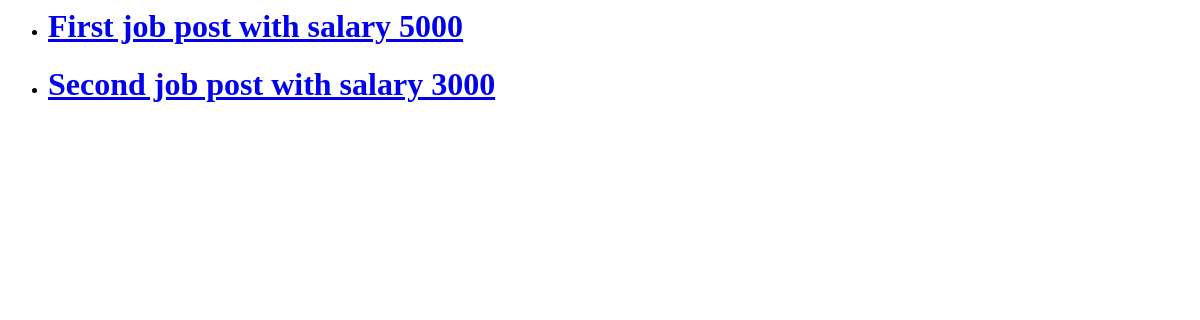
Before: / with the older database file.
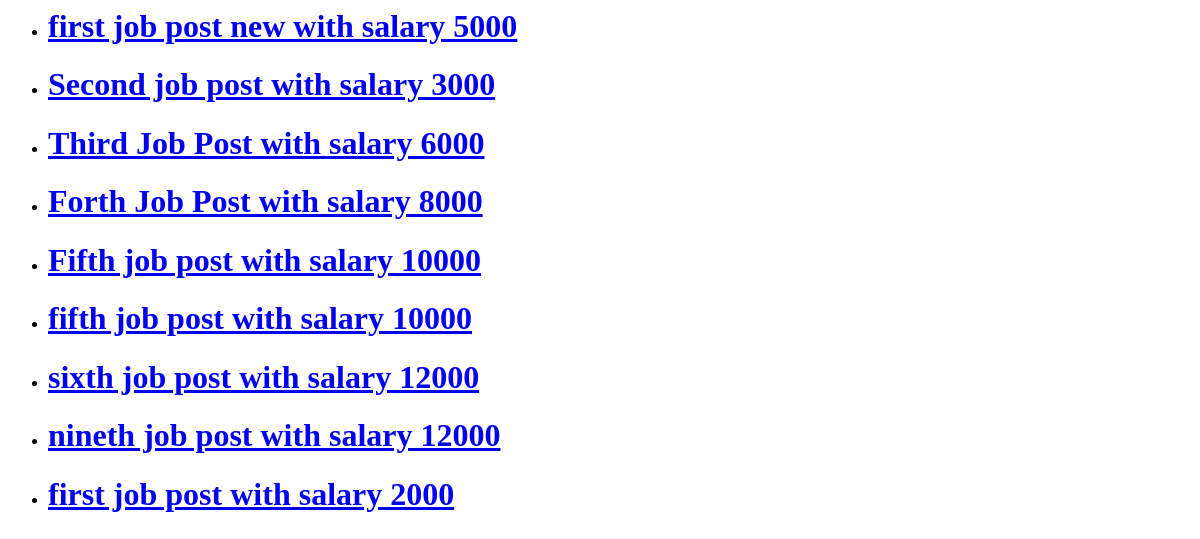
After: the same page with the newer database file.
### jobs/models.py (models this page shows, shortened)
class JobPost(models.Model):
    title = models.CharField(max_length=200)
    description = models.CharField(max_length=200, default='')
    date_time = models.DateTimeField( default=timezone.now)
    expiry = models.DateTimeField( null=True)
    salary = models.IntegerField(default=0)
    slug = models.SlugField(null=True, blank=True, max_length=40, unique=True)
    location = models.OneToOneField(Location, on_delete=models.CASCADE, null=True)
    authors = models.ForeignKey(Authors, on_delete=models.CASCADE, null=True)
    skills = models.ManyToManyField(Skills)
    def __str__(self):
        return f"{self.title} with salary {self.salary}"

### jobs/views.py (the view)
# urls.py: path('', views.job_list, name='jobs_home'),
def job_list(request):
   jobs = JobPost.objects.all()
   context = {"jobs":jobs}
   return render(request, "jobs/job_titles.html", context)

### jobs/templates/jobs/job_titles.html
<ul>
    {% for job in jobs %}
        <li>
           <a href="{% url 'job_detail' forloop.counter %}">
               <h1>{{ job }}</h1></a>
        </li>
    {% endfor %}
</ul>

Changed rows visible on the page:
changed JobPost: title+salary "First job post with salary 5000" → "first job post new with salary 5000"
added JobPost: title+salary "Third Job Post with salary 6000"
added JobPost: title+salary "Forth Job Post with salary 8000"
added JobPost: title+salary "Fifth job post with salary 10000"
added JobPost: title+salary "fifth job post with salary 10000"
added JobPost: title+salary "sixth job post with salary 12000"
added JobPost: title+salary "nineth job post with salary 12000"
added JobPost: title+salary "first job post with salary 2000"
